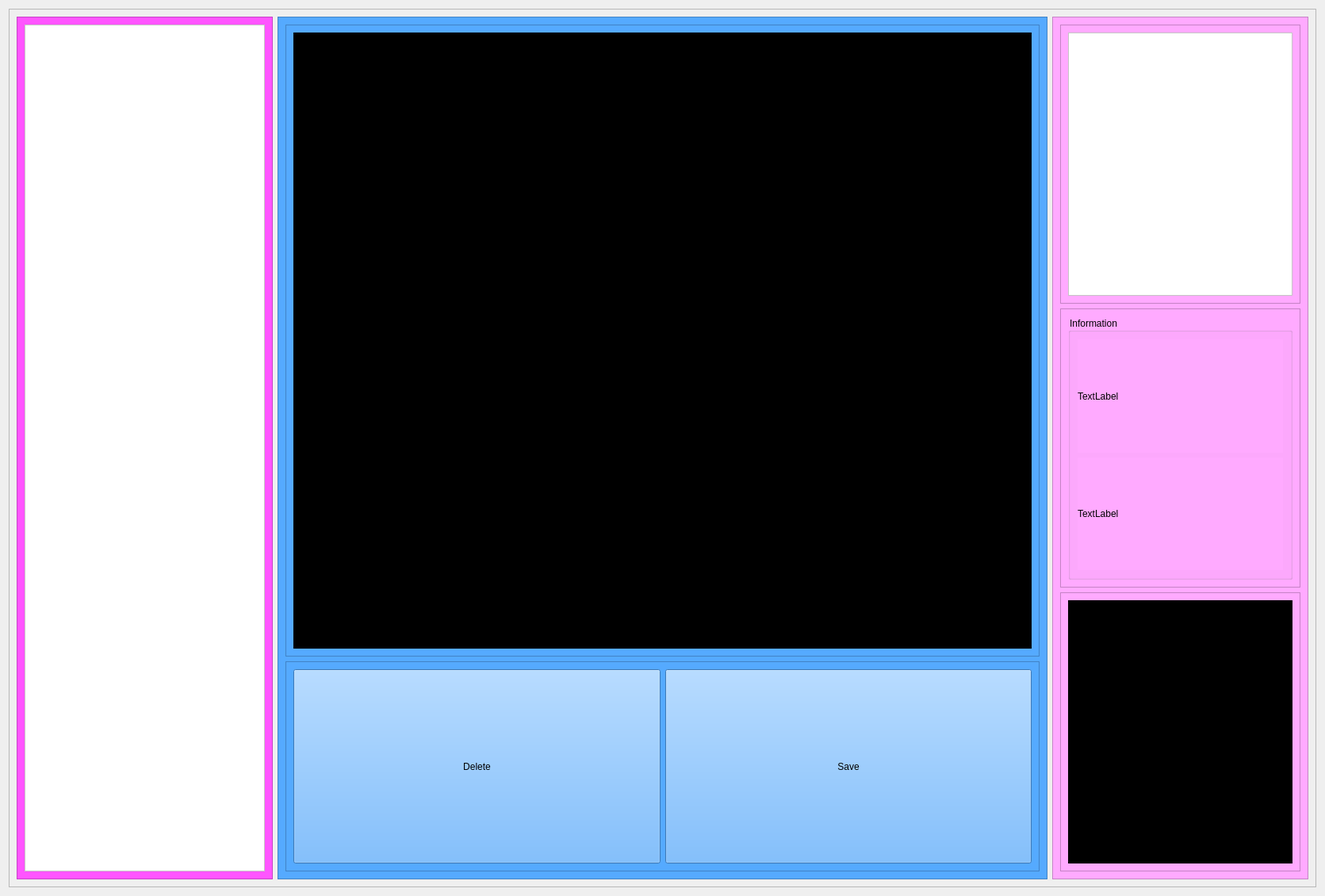
<?xml version="1.0" encoding="UTF-8"?>
<ui version="4.0">
 <class>Form</class>
 <widget class="QWidget" name="Form">
  <property name="geometry">
   <rect>
    <x>0</x>
    <y>0</y>
    <width>1671</width>
    <height>1130</height>
   </rect>
  </property>
  <property name="windowTitle">
   <string>Form</string>
  </property>
  <layout class="QVBoxLayout" name="verticalLayout">
   <item>
    <widget class="QFrame" name="frame">
     <property name="frameShape">
      <enum>QFrame::StyledPanel</enum>
     </property>
     <property name="frameShadow">
      <enum>QFrame::Raised</enum>
     </property>
     <layout class="QHBoxLayout" name="horizontalLayout">
      <item>
       <widget class="QFrame" name="frame_2">
        <property name="sizePolicy">
         <sizepolicy hsizetype="Expanding" vsizetype="Expanding">
          <horstretch>1</horstretch>
          <verstretch>0</verstretch>
         </sizepolicy>
        </property>
        <property name="styleSheet">
         <string notr="true">background-color: rgb(255, 85, 255);</string>
        </property>
        <property name="frameShape">
         <enum>QFrame::StyledPanel</enum>
        </property>
        <property name="frameShadow">
         <enum>QFrame::Raised</enum>
        </property>
        <layout class="QHBoxLayout" name="horizontalLayout_2">
         <item>
          <widget class="QListView" name="listView">
           <property name="styleSheet">
            <string notr="true">background-color: rgb(255, 255, 255);</string>
           </property>
          </widget>
         </item>
        </layout>
       </widget>
      </item>
      <item>
       <widget class="QFrame" name="frame_3">
        <property name="sizePolicy">
         <sizepolicy hsizetype="Expanding" vsizetype="Expanding">
          <horstretch>3</horstretch>
          <verstretch>0</verstretch>
         </sizepolicy>
        </property>
        <property name="styleSheet">
         <string notr="true">background-color: rgb(85, 170, 255);</string>
        </property>
        <property name="frameShape">
         <enum>QFrame::StyledPanel</enum>
        </property>
        <property name="frameShadow">
         <enum>QFrame::Raised</enum>
        </property>
        <layout class="QVBoxLayout" name="verticalLayout_2">
         <item>
          <widget class="QFrame" name="frame_5">
           <property name="sizePolicy">
            <sizepolicy hsizetype="Expanding" vsizetype="Expanding">
             <horstretch>0</horstretch>
             <verstretch>3</verstretch>
            </sizepolicy>
           </property>
           <property name="frameShape">
            <enum>QFrame::StyledPanel</enum>
           </property>
           <property name="frameShadow">
            <enum>QFrame::Raised</enum>
           </property>
           <layout class="QHBoxLayout" name="horizontalLayout_3">
            <item>
             <widget class="QLabel" name="label">
              <property name="sizePolicy">
               <sizepolicy hsizetype="Ignored" vsizetype="Ignored">
                <horstretch>0</horstretch>
                <verstretch>0</verstretch>
               </sizepolicy>
              </property>
              <property name="styleSheet">
               <string notr="true">background-color: rgb(0, 0, 0);</string>
              </property>
              <property name="text">
               <string>TextLabel</string>
              </property>
              <property name="alignment">
               <set>Qt::AlignCenter</set>
              </property>
             </widget>
            </item>
           </layout>
          </widget>
         </item>
         <item>
          <widget class="QFrame" name="frame_6">
           <property name="sizePolicy">
            <sizepolicy hsizetype="Expanding" vsizetype="Expanding">
             <horstretch>0</horstretch>
             <verstretch>1</verstretch>
            </sizepolicy>
           </property>
           <property name="frameShape">
            <enum>QFrame::StyledPanel</enum>
           </property>
           <property name="frameShadow">
            <enum>QFrame::Raised</enum>
           </property>
           <layout class="QHBoxLayout" name="horizontalLayout_4">
            <item>
             <widget class="QPushButton" name="pushButton">
              <property name="sizePolicy">
               <sizepolicy hsizetype="Minimum" vsizetype="Expanding">
                <horstretch>0</horstretch>
                <verstretch>0</verstretch>
               </sizepolicy>
              </property>
              <property name="text">
               <string>Delete</string>
              </property>
             </widget>
            </item>
            <item>
             <widget class="QPushButton" name="pushButton_2">
              <property name="sizePolicy">
               <sizepolicy hsizetype="Minimum" vsizetype="Expanding">
                <horstretch>0</horstretch>
                <verstretch>0</verstretch>
               </sizepolicy>
              </property>
              <property name="text">
               <string>Save</string>
              </property>
             </widget>
            </item>
           </layout>
          </widget>
         </item>
        </layout>
       </widget>
      </item>
      <item>
       <widget class="QFrame" name="frame_4">
        <property name="sizePolicy">
         <sizepolicy hsizetype="Expanding" vsizetype="Expanding">
          <horstretch>1</horstretch>
          <verstretch>0</verstretch>
         </sizepolicy>
        </property>
        <property name="styleSheet">
         <string notr="true">background-color: rgb(255, 170, 255);</string>
        </property>
        <property name="frameShape">
         <enum>QFrame::StyledPanel</enum>
        </property>
        <property name="frameShadow">
         <enum>QFrame::Raised</enum>
        </property>
        <layout class="QVBoxLayout" name="verticalLayout_3">
         <item>
          <widget class="QFrame" name="frame_7">
           <property name="sizePolicy">
            <sizepolicy hsizetype="Expanding" vsizetype="Expanding">
             <horstretch>0</horstretch>
             <verstretch>0</verstretch>
            </sizepolicy>
           </property>
           <property name="frameShape">
            <enum>QFrame::StyledPanel</enum>
           </property>
           <property name="frameShadow">
            <enum>QFrame::Raised</enum>
           </property>
           <layout class="QVBoxLayout" name="verticalLayout_4">
            <item>
             <widget class="QTextEdit" name="textEdit">
              <property name="styleSheet">
               <string notr="true">background-color: rgb(255, 255, 255);</string>
              </property>
             </widget>
            </item>
           </layout>
          </widget>
         </item>
         <item>
          <widget class="QFrame" name="frame_8">
           <property name="sizePolicy">
            <sizepolicy hsizetype="Expanding" vsizetype="Expanding">
             <horstretch>0</horstretch>
             <verstretch>0</verstretch>
            </sizepolicy>
           </property>
           <property name="frameShape">
            <enum>QFrame::StyledPanel</enum>
           </property>
           <property name="frameShadow">
            <enum>QFrame::Raised</enum>
           </property>
           <layout class="QVBoxLayout" name="verticalLayout_5">
            <item>
             <widget class="QGroupBox" name="groupBox">
              <property name="title">
               <string>Information</string>
              </property>
              <layout class="QVBoxLayout" name="verticalLayout_6">
               <item>
                <widget class="QLabel" name="label_2">
                 <property name="text">
                  <string>TextLabel</string>
                 </property>
                </widget>
               </item>
               <item>
                <widget class="QLabel" name="label_3">
                 <property name="text">
                  <string>TextLabel</string>
                 </property>
                </widget>
               </item>
              </layout>
             </widget>
            </item>
           </layout>
          </widget>
         </item>
         <item>
          <widget class="QFrame" name="frame_9">
           <property name="sizePolicy">
            <sizepolicy hsizetype="Expanding" vsizetype="Expanding">
             <horstretch>0</horstretch>
             <verstretch>0</verstretch>
            </sizepolicy>
           </property>
           <property name="frameShape">
            <enum>QFrame::StyledPanel</enum>
           </property>
           <property name="frameShadow">
            <enum>QFrame::Raised</enum>
           </property>
           <layout class="QVBoxLayout" name="verticalLayout_7">
            <item>
             <widget class="QLabel" name="label_4">
              <property name="sizePolicy">
               <sizepolicy hsizetype="Ignored" vsizetype="Ignored">
                <horstretch>0</horstretch>
                <verstretch>0</verstretch>
               </sizepolicy>
              </property>
              <property name="styleSheet">
               <string notr="true">background-color: rgb(0, 0, 0);</string>
              </property>
              <property name="text">
               <string>TextLabel</string>
              </property>
              <property name="alignment">
               <set>Qt::AlignCenter</set>
              </property>
             </widget>
            </item>
           </layout>
          </widget>
         </item>
        </layout>
       </widget>
      </item>
     </layout>
    </widget>
   </item>
  </layout>
 </widget>
 <resources/>
 <connections/>
</ui>
